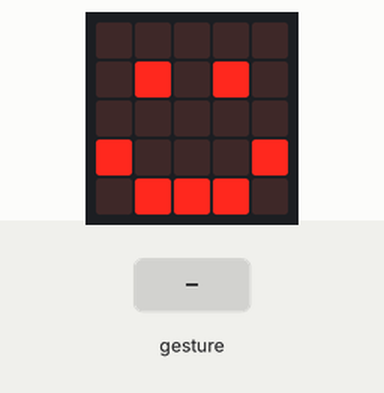
Simulated run of this program. Board: BBC micro:bit (MakeCode). On the bench: the board's 5×5 LED display. The inputs (shaded band) are chosen by the test bench. A tilt is held for 1.5 s and a shake lasts 1 s, then the board lies face up again.

Above: at 1.8 s.
1.9 s: gesture 'tilt left'
At 4.2 s:
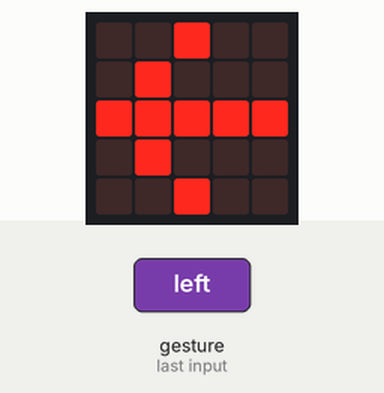
4.6 s: gesture 'logo up'
At 6.3 s:
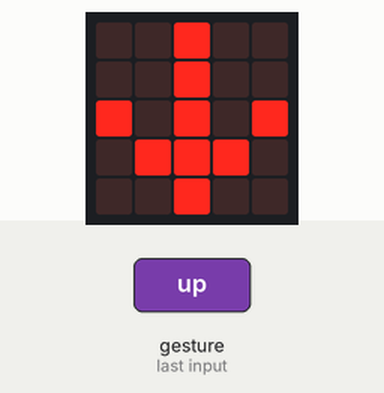
7.3 s: gesture 'logo down'
At 9.5 s:
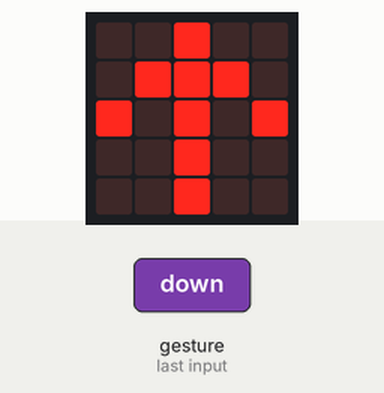
10.0 s: gesture 'tilt right'
At 11.6 s:
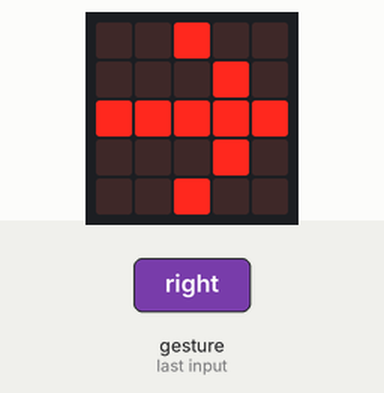
Timing chart, 0 to 13.1 s (numbered marks = the images above; inputs shaded):
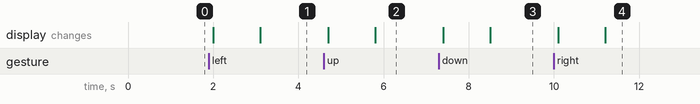

The program:

main.ts
```typescript
input.onGesture(Gesture.TiltLeft, function () {
    basic.showIcon(IconNames.Silly)
    basic.pause(500)
    basic.showArrow(ArrowNames.West)
})
input.onGesture(Gesture.LogoUp, function () {
    basic.showIcon(IconNames.Asleep)
    basic.pause(500)
    basic.showArrow(ArrowNames.South)
})
input.onGesture(Gesture.LogoDown, function () {
    basic.showIcon(IconNames.Confused)
    basic.pause(500)
    basic.showArrow(ArrowNames.North)
})
input.onGesture(Gesture.TiltRight, function () {
    basic.showIcon(IconNames.Meh)
    basic.pause(500)
    basic.showArrow(ArrowNames.East)
})
basic.showIcon(IconNames.Happy)
```

test.ts
```typescript
// testes vão aqui; isto não será compilado quando este pacote for usado como uma extensão.
```

Measured:
- after the input at 1.9 s, the display: first changes after 0.10 s (image 1 shows a later state)
- after the input at 4.6 s, the display: first changes after 0.10 s (image 2 shows a later state)
- after the input at 7.3 s, the display: first changes after 0.10 s (image 3 shows a later state)
- after the input at 10.0 s, the display: first changes after 0.10 s (image 4 shows a later state)
